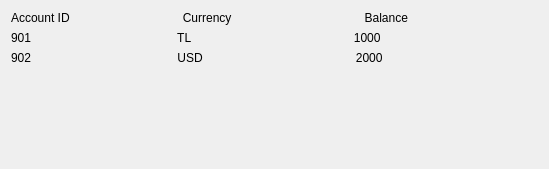
       <widget class="QWidget" name="MT_scrollAreaWidgetContents">
        <property name="geometry">
         <rect>
          <x>0</x>
          <y>0</y>
          <width>549</width>
          <height>169</height>
         </rect>
        </property>
        <layout class="QVBoxLayout" name="verticalLayout_8">
         <item>
          <widget class="QLabel" name="MT_account_columns">
           <property name="text">
            <string>Account ID                                  Currency                                        Balance</string>
           </property>
          </widget>
         </item>
         <item>
          <widget class="QLabel" name="MT_acc_1">
           <property name="text">
            <string>901                                            TL                                                 1000</string>
           </property>
          </widget>
         </item>
         <item>
          <widget class="QLabel" name="MT_acc_2">
           <property name="text">
            <string>902                                            USD                                              2000</string>
           </property>
          </widget>
         </item>
         <item>
          <spacer name="MT_verticalSpacer">
           <property name="orientation">
            <enum>Qt::Vertical</enum>
           </property>
           <property name="sizeHint" stdset="0">
            <size>
             <width>20</width>
             <height>40</height>
            </size>
           </property>
          </spacer>
         </item>
        </layout>
       </widget>
